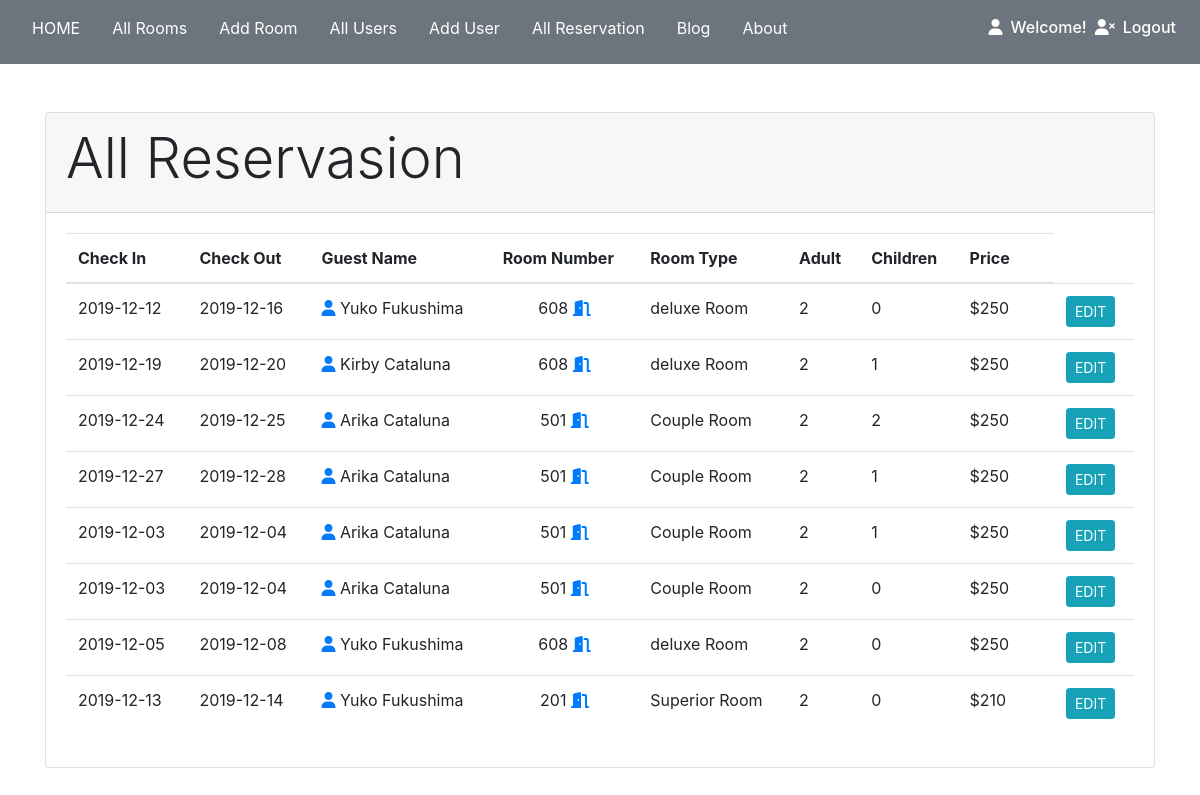
/allReservation.php, run on the app's committed database.
### tables this page shows
CREATE TABLE `book` (
  `book_id` int(11) NOT NULL,
  `checkin` date NOT NULL,
  `checkout` date NOT NULL,
  `adult` int(11) NOT NULL,
  `kids` int(11) NOT NULL,
  `room_id` int(11) NOT NULL,
  `user_id` int(11) NOT NULL,
  `firstname` varchar(50) NOT NULL
);

CREATE TABLE `user` (
  `user_id` int(11) NOT NULL,
  `firstname` varchar(50) NOT NULL,
  `lastname` varchar(50) NOT NULL,
  `number` varchar(50) NOT NULL,
  `email` varchar(50) NOT NULL,
  `gender` varchar(10) NOT NULL,
  `password` varchar(50) NOT NULL,
  `status` varchar(1) NOT NULL DEFAULT 'U'
);

CREATE TABLE `room` (
  `room_id` int(11) NOT NULL,
  `room_num` int(11) NOT NULL,
  `room_type` varchar(50) NOT NULL,
  `room_view` varchar(50) NOT NULL,
  `room_price` int(11) NOT NULL,
  `cap_adult` int(11) NOT NULL,
  `cap_kids` int(11) NOT NULL,
  `room_img` varchar(50) NOT NULL,
  `room_status` varchar(10) DEFAULT 'available'
);

### class/database.php (called while the page is built, shortened)
<?php
    class Database{
        private $servername = "localhost";
        private $username = "root";
        private $password = "root";
        private $databasename = "hotel";
        public function __construct(){
            $this->conn = new mysqli($this->servername,$this->username,$this->password,$this->databasename);
            return $this->conn;
        }
    }
?>

### class/room.php (called while the page is built, shortened)
<?php
    require_once 'database.php';
    class Room extends Database{
        public function getReservation(){
            $sql = "SELECT * FROM book INNER JOIN user ON book.user_id = user.user_id INNER JOIN room ON book.room_id = room.room_id";
            $result = $this->conn->query($sql);
            $rows = array();
            while($row = $result->fetch_assoc()){
                $rows[] = $row;
            }
            return $rows;
        }
    }
?>

### allReservation.php (the view, shortened to what this page needs)
<?php
    require_once 'class/room.php';
    $room = new Room();
    $result = $room->getReservation();
?>
<!DOCTYPE html>
<html lang="en">
<head>
    <link rel="stylesheet" href="https://stackpath.bootstrapcdn.com/bootstrap/4.3.1/css/bootstrap.min.css">
</head>
<body>
<nav class="navbar navbar-expand-lg navbar-white bg-secondary text-white">
        <ul class="nav navbar-nav mr-auto pb-0 mb-0">
            <li class="nav-item">
                <a href="index.php" class="nav-link text-white pb-0 px-3"><p>HOME</p></a>
            </li>
            <li class="nav-item">
                <a href="allRooms.php" class="nav-link text-white pb-0 px-3"><p>    All Rooms</p></a>
            </li>
            <li class="nav-item">
                <a href="addRoom.php" class="nav-link text-white pb-0 px-3"><p>    Add Room</p></a>
            </li>
            <li class="nav-item">
                <a href="allUsers.php" class="nav-link text-white pb-0 px-3"><p>    All Users</p></a>
            </li>
            <li class="nav-item">
                <a href="register/register.php" class="nav-link text-white pb-0 px-3"><p>    Add User</p></a>
            </li>
            <li class="nav-item">
                <a href="allReservation.php" class="nav-link text-white pb-0 px-3"><p>    All Reservation</p></a>
            </li>
            <li class="nav-item">
                <a href="blog.php" class="nav-link text-white pb-0 px-3"><p>    Blog</p></a>
            </li>
            <li class="nav-item">
                <a href="about.php" class="nav-link text-white pb-0 px-3"><p>    About</p></a>
            </li>
        </ul>
        <ul  class="nav navbar-nav float-right">
            <li>
                <?php
                    $loginid = $_SESSION['userid'];
                    echo "<h6><i class='fas fa-user'></i><a href='menuAdmin.php?id=".$loginid."' class='nav-link text-white d-inline pb-0'>Welcome! ".$_SESSION['fname']."</a></h6>";
                ?>
            </li>
            <li>
                <h6><i class="fas fa-user-times"></i><a href="logout.php" class="nav-link text-white d-inline pb-0">Logout</a></h6>
            </li>
        </ul>
    </nav>
    <div class="container mt-5">
        <div class="card">
            <div class="card-header">
                <h3 class="display-4">All Reservasion</h3>
            </div>
            <div class="card-body">
                <table class="table">
                    <thead>
                        <th>Check In</th>
                        <th>Check Out</th>
                        <th>Guest Name</th>
                        <th>Room Number</th>
                        <th>Room Type</th>
                        <th>Adult</th>
                        <th>Children</th>
                        <th>Price</th>
                        <th></th>
                    </thead>
                    <tbody>
                    <?php
                        foreach ($result as $row) {
                            $roomid = $row['room_id'];
                            $userid = $row['user_id'];
                            $bookid = $row['book_id'];
                            echo "
                            <tr>
                                <td>".$row['checkin']."</td>
                                <td>".$row['checkout']."</td>
                                <td><a href='detailUser.php?id=$userid'><i class='fas fa-user'></i></a> ".$row['firstname']." ".$row['lastname']."</td>
                                <td class='text-center'>".$row['room_num']."   <a href='detailRoom.php?id=$roomid'><i class='fas fa-door-open'></i></a></td>
                                <td>".$row['room_type']." Room</td>
                                <td>".$row['adult']."</td>
                                <td>".$row['kids']."</td>
                                <td>$".$row['room_price']."</td>
                                <td><td><a href='editBook.php?id=$bookid' class='btn btn-info btn-sm'>EDIT</a></td></td>
                            </tr>";
                        }
                    ?>
                    </tbody>
                </table>
            </div>
        </div>
    </div>
</body>
</html>

### data on the page
book: checkin "2019-12-12", checkout "2019-12-16", user.firstname "Yuko", user.lastname "Fukushima", room.room_num "608", room.room_type "deluxe", adult "2", kids "0", room.room_price "250"
book: checkin "2019-12-19", checkout "2019-12-20", user.firstname "Kirby", user.lastname "Cataluna", room.room_num "608", room.room_type "deluxe", adult "2", kids "1", room.room_price "250"
book: checkin "2019-12-24", checkout "2019-12-25", user.firstname "Arika", user.lastname "Cataluna", room.room_num "501", room.room_type "Couple", adult "2", kids "2", room.room_price "250"
book: checkin "2019-12-27", checkout "2019-12-28", user.firstname "Arika", user.lastname "Cataluna", room.room_num "501", room.room_type "Couple", adult "2", kids "1", room.room_price "250"
book: checkin "2019-12-03", checkout "2019-12-04", user.firstname "Arika", user.lastname "Cataluna", room.room_num "501", room.room_type "Couple", adult "2", kids "1", room.room_price "250"
book: checkin "2019-12-03", checkout "2019-12-04", user.firstname "Arika", user.lastname "Cataluna", room.room_num "501", room.room_type "Couple", adult "2", kids "0", room.room_price "250"
book: checkin "2019-12-05", checkout "2019-12-08", user.firstname "Yuko", user.lastname "Fukushima", room.room_num "608", room.room_type "deluxe", adult "2", kids "0", room.room_price "250"
book: checkin "2019-12-13", checkout "2019-12-14", user.firstname "Yuko", user.lastname "Fukushima", room.room_num "201", room.room_type "Superior", adult "2", kids "0", room.room_price "210"
